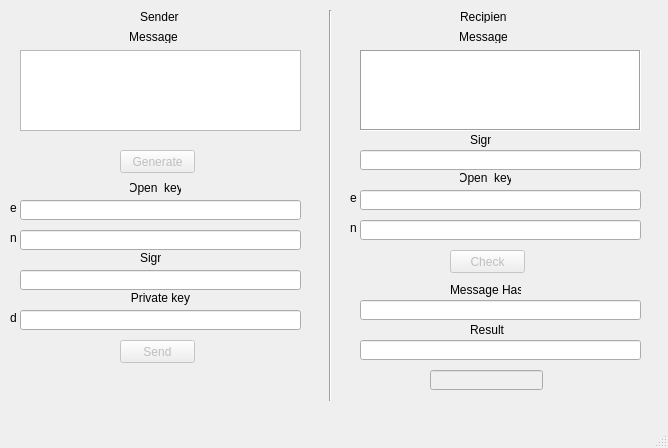
<?xml version="1.0" encoding="UTF-8"?>
<ui version="4.0">
 <class>MainWindow</class>
 <widget class="QMainWindow" name="MainWindow">
  <property name="enabled">
   <bool>true</bool>
  </property>
  <property name="geometry">
   <rect>
    <x>0</x>
    <y>0</y>
    <width>668</width>
    <height>448</height>
   </rect>
  </property>
  <property name="sizePolicy">
   <sizepolicy hsizetype="Fixed" vsizetype="Fixed">
    <horstretch>0</horstretch>
    <verstretch>0</verstretch>
   </sizepolicy>
  </property>
  <property name="minimumSize">
   <size>
    <width>668</width>
    <height>448</height>
   </size>
  </property>
  <property name="maximumSize">
   <size>
    <width>668</width>
    <height>448</height>
   </size>
  </property>
  <property name="windowTitle">
   <string>RSA ЭЦП</string>
  </property>
  <widget class="QWidget" name="centralwidget">
   <property name="sizePolicy">
    <sizepolicy hsizetype="Minimum" vsizetype="Minimum">
     <horstretch>0</horstretch>
     <verstretch>0</verstretch>
    </sizepolicy>
   </property>
   <widget class="QLabel" name="sendingMessageLabel">
    <property name="geometry">
     <rect>
      <x>130</x>
      <y>30</y>
      <width>47</width>
      <height>13</height>
     </rect>
    </property>
    <property name="text">
     <string>Message</string>
    </property>
    <property name="alignment">
     <set>Qt::AlignCenter</set>
    </property>
   </widget>
   <widget class="QLineEdit" name="sign2LineEdit">
    <property name="geometry">
     <rect>
      <x>360</x>
      <y>150</y>
      <width>281</width>
      <height>20</height>
     </rect>
    </property>
    <property name="focusPolicy">
     <enum>Qt::ClickFocus</enum>
    </property>
    <property name="contextMenuPolicy">
     <enum>Qt::NoContextMenu</enum>
    </property>
    <property name="readOnly">
     <bool>true</bool>
    </property>
   </widget>
   <widget class="QLineEdit" name="answerLineEdit">
    <property name="enabled">
     <bool>false</bool>
    </property>
    <property name="geometry">
     <rect>
      <x>430</x>
      <y>370</y>
      <width>113</width>
      <height>20</height>
     </rect>
    </property>
    <property name="font">
     <font>
      <pointsize>10</pointsize>
      <weight>75</weight>
      <italic>true</italic>
      <bold>true</bold>
     </font>
    </property>
    <property name="focusPolicy">
     <enum>Qt::NoFocus</enum>
    </property>
    <property name="alignment">
     <set>Qt::AlignCenter</set>
    </property>
    <property name="readOnly">
     <bool>true</bool>
    </property>
   </widget>
   <widget class="QLineEdit" name="resultLineEdit">
    <property name="geometry">
     <rect>
      <x>360</x>
      <y>340</y>
      <width>281</width>
      <height>20</height>
     </rect>
    </property>
    <property name="focusPolicy">
     <enum>Qt::NoFocus</enum>
    </property>
    <property name="contextMenuPolicy">
     <enum>Qt::NoContextMenu</enum>
    </property>
    <property name="text">
     <string/>
    </property>
    <property name="readOnly">
     <bool>true</bool>
    </property>
   </widget>
   <widget class="QLineEdit" name="dLineEdit">
    <property name="geometry">
     <rect>
      <x>20</x>
      <y>310</y>
      <width>281</width>
      <height>20</height>
     </rect>
    </property>
    <property name="sizePolicy">
     <sizepolicy hsizetype="MinimumExpanding" vsizetype="Fixed">
      <horstretch>0</horstretch>
      <verstretch>0</verstretch>
     </sizepolicy>
    </property>
    <property name="mouseTracking">
     <bool>false</bool>
    </property>
    <property name="focusPolicy">
     <enum>Qt::NoFocus</enum>
    </property>
    <property name="contextMenuPolicy">
     <enum>Qt::NoContextMenu</enum>
    </property>
    <property name="readOnly">
     <bool>true</bool>
    </property>
   </widget>
   <widget class="QPushButton" name="checkButton">
    <property name="enabled">
     <bool>false</bool>
    </property>
    <property name="geometry">
     <rect>
      <x>450</x>
      <y>250</y>
      <width>75</width>
      <height>23</height>
     </rect>
    </property>
    <property name="text">
     <string>Check</string>
    </property>
   </widget>
   <widget class="QLabel" name="privKeyLabel">
    <property name="geometry">
     <rect>
      <x>130</x>
      <y>290</y>
      <width>61</width>
      <height>16</height>
     </rect>
    </property>
    <property name="text">
     <string>Private key</string>
    </property>
    <property name="alignment">
     <set>Qt::AlignCenter</set>
    </property>
   </widget>
   <widget class="QLabel" name="nLabel">
    <property name="geometry">
     <rect>
      <x>10</x>
      <y>230</y>
      <width>16</width>
      <height>16</height>
     </rect>
    </property>
    <property name="text">
     <string>n</string>
    </property>
   </widget>
   <widget class="QLabel" name="senderLabel">
    <property name="geometry">
     <rect>
      <x>140</x>
      <y>10</y>
      <width>47</width>
      <height>13</height>
     </rect>
    </property>
    <property name="text">
     <string>Sender</string>
    </property>
   </widget>
   <widget class="QLineEdit" name="nLineEdit">
    <property name="geometry">
     <rect>
      <x>20</x>
      <y>230</y>
      <width>281</width>
      <height>20</height>
     </rect>
    </property>
    <property name="sizePolicy">
     <sizepolicy hsizetype="MinimumExpanding" vsizetype="Fixed">
      <horstretch>0</horstretch>
      <verstretch>0</verstretch>
     </sizepolicy>
    </property>
    <property name="mouseTracking">
     <bool>false</bool>
    </property>
    <property name="focusPolicy">
     <enum>Qt::NoFocus</enum>
    </property>
    <property name="contextMenuPolicy">
     <enum>Qt::NoContextMenu</enum>
    </property>
    <property name="readOnly">
     <bool>true</bool>
    </property>
   </widget>
   <widget class="QTextEdit" name="sentMessageTextEdit">
    <property name="geometry">
     <rect>
      <x>360</x>
      <y>50</y>
      <width>281</width>
      <height>81</height>
     </rect>
    </property>
    <property name="sizePolicy">
     <sizepolicy hsizetype="Fixed" vsizetype="Fixed">
      <horstretch>0</horstretch>
      <verstretch>0</verstretch>
     </sizepolicy>
    </property>
    <property name="mouseTracking">
     <bool>false</bool>
    </property>
    <property name="focusPolicy">
     <enum>Qt::ClickFocus</enum>
    </property>
    <property name="contextMenuPolicy">
     <enum>Qt::NoContextMenu</enum>
    </property>
    <property name="frameShape">
     <enum>QFrame::Box</enum>
    </property>
    <property name="verticalScrollBarPolicy">
     <enum>Qt::ScrollBarAlwaysOff</enum>
    </property>
    <property name="horizontalScrollBarPolicy">
     <enum>Qt::ScrollBarAlwaysOff</enum>
    </property>
    <property name="tabChangesFocus">
     <bool>true</bool>
    </property>
    <property name="undoRedoEnabled">
     <bool>false</bool>
    </property>
    <property name="readOnly">
     <bool>false</bool>
    </property>
   </widget>
   <widget class="QLabel" name="dLabel">
    <property name="geometry">
     <rect>
      <x>10</x>
      <y>310</y>
      <width>16</width>
      <height>16</height>
     </rect>
    </property>
    <property name="text">
     <string>d</string>
    </property>
   </widget>
   <widget class="QLabel" name="eLabel_2">
    <property name="geometry">
     <rect>
      <x>350</x>
      <y>190</y>
      <width>16</width>
      <height>16</height>
     </rect>
    </property>
    <property name="text">
     <string>e</string>
    </property>
   </widget>
   <widget class="QLabel" name="opKeyLable_2">
    <property name="geometry">
     <rect>
      <x>460</x>
      <y>170</y>
      <width>51</width>
      <height>16</height>
     </rect>
    </property>
    <property name="text">
     <string>Open  key</string>
    </property>
    <property name="alignment">
     <set>Qt::AlignCenter</set>
    </property>
   </widget>
   <widget class="QLabel" name="signLabel">
    <property name="geometry">
     <rect>
      <x>140</x>
      <y>250</y>
      <width>21</width>
      <height>16</height>
     </rect>
    </property>
    <property name="text">
     <string>Sign</string>
    </property>
   </widget>
   <widget class="QLabel" name="resultLabel">
    <property name="geometry">
     <rect>
      <x>470</x>
      <y>320</y>
      <width>41</width>
      <height>20</height>
     </rect>
    </property>
    <property name="text">
     <string>Result</string>
    </property>
   </widget>
   <widget class="QLineEdit" name="signLineEdit">
    <property name="geometry">
     <rect>
      <x>20</x>
      <y>270</y>
      <width>281</width>
      <height>20</height>
     </rect>
    </property>
    <property name="focusPolicy">
     <enum>Qt::NoFocus</enum>
    </property>
    <property name="contextMenuPolicy">
     <enum>Qt::NoContextMenu</enum>
    </property>
    <property name="readOnly">
     <bool>true</bool>
    </property>
   </widget>
   <widget class="QLabel" name="hashLabel">
    <property name="geometry">
     <rect>
      <x>450</x>
      <y>280</y>
      <width>71</width>
      <height>20</height>
     </rect>
    </property>
    <property name="text">
     <string>Message Hash</string>
    </property>
   </widget>
   <widget class="QLineEdit" name="eLineEdit2">
    <property name="geometry">
     <rect>
      <x>360</x>
      <y>190</y>
      <width>281</width>
      <height>20</height>
     </rect>
    </property>
    <property name="sizePolicy">
     <sizepolicy hsizetype="MinimumExpanding" vsizetype="Fixed">
      <horstretch>0</horstretch>
      <verstretch>0</verstretch>
     </sizepolicy>
    </property>
    <property name="mouseTracking">
     <bool>false</bool>
    </property>
    <property name="focusPolicy">
     <enum>Qt::ClickFocus</enum>
    </property>
    <property name="contextMenuPolicy">
     <enum>Qt::NoContextMenu</enum>
    </property>
    <property name="readOnly">
     <bool>true</bool>
    </property>
   </widget>
   <widget class="QTextEdit" name="sendingMessageTextEdit">
    <property name="geometry">
     <rect>
      <x>20</x>
      <y>50</y>
      <width>281</width>
      <height>81</height>
     </rect>
    </property>
    <property name="sizePolicy">
     <sizepolicy hsizetype="Fixed" vsizetype="Fixed">
      <horstretch>0</horstretch>
      <verstretch>0</verstretch>
     </sizepolicy>
    </property>
    <property name="contextMenuPolicy">
     <enum>Qt::NoContextMenu</enum>
    </property>
    <property name="verticalScrollBarPolicy">
     <enum>Qt::ScrollBarAlwaysOff</enum>
    </property>
    <property name="horizontalScrollBarPolicy">
     <enum>Qt::ScrollBarAlwaysOff</enum>
    </property>
    <property name="tabChangesFocus">
     <bool>true</bool>
    </property>
    <property name="undoRedoEnabled">
     <bool>false</bool>
    </property>
    <property name="lineWrapMode">
     <enum>QTextEdit::WidgetWidth</enum>
    </property>
   </widget>
   <widget class="QLabel" name="sentMessageLabel">
    <property name="geometry">
     <rect>
      <x>460</x>
      <y>30</y>
      <width>47</width>
      <height>13</height>
     </rect>
    </property>
    <property name="text">
     <string>Message</string>
    </property>
    <property name="alignment">
     <set>Qt::AlignCenter</set>
    </property>
   </widget>
   <widget class="QLineEdit" name="eLineEdit">
    <property name="geometry">
     <rect>
      <x>20</x>
      <y>200</y>
      <width>281</width>
      <height>20</height>
     </rect>
    </property>
    <property name="sizePolicy">
     <sizepolicy hsizetype="MinimumExpanding" vsizetype="Fixed">
      <horstretch>0</horstretch>
      <verstretch>0</verstretch>
     </sizepolicy>
    </property>
    <property name="mouseTracking">
     <bool>false</bool>
    </property>
    <property name="focusPolicy">
     <enum>Qt::NoFocus</enum>
    </property>
    <property name="contextMenuPolicy">
     <enum>Qt::NoContextMenu</enum>
    </property>
    <property name="readOnly">
     <bool>true</bool>
    </property>
   </widget>
   <widget class="QLabel" name="opKeyLable">
    <property name="geometry">
     <rect>
      <x>130</x>
      <y>180</y>
      <width>51</width>
      <height>16</height>
     </rect>
    </property>
    <property name="text">
     <string>Open  key</string>
    </property>
    <property name="alignment">
     <set>Qt::AlignCenter</set>
    </property>
   </widget>
   <widget class="QLineEdit" name="hashLineEdit">
    <property name="geometry">
     <rect>
      <x>360</x>
      <y>300</y>
      <width>281</width>
      <height>20</height>
     </rect>
    </property>
    <property name="focusPolicy">
     <enum>Qt::NoFocus</enum>
    </property>
    <property name="contextMenuPolicy">
     <enum>Qt::NoContextMenu</enum>
    </property>
    <property name="readOnly">
     <bool>true</bool>
    </property>
   </widget>
   <widget class="QPushButton" name="sendButton">
    <property name="enabled">
     <bool>false</bool>
    </property>
    <property name="geometry">
     <rect>
      <x>120</x>
      <y>340</y>
      <width>75</width>
      <height>23</height>
     </rect>
    </property>
    <property name="sizePolicy">
     <sizepolicy hsizetype="Fixed" vsizetype="Fixed">
      <horstretch>0</horstretch>
      <verstretch>0</verstretch>
     </sizepolicy>
    </property>
    <property name="text">
     <string>Send</string>
    </property>
    <property name="checkable">
     <bool>false</bool>
    </property>
    <property name="flat">
     <bool>false</bool>
    </property>
   </widget>
   <widget class="QLabel" name="eLabel">
    <property name="geometry">
     <rect>
      <x>10</x>
      <y>200</y>
      <width>16</width>
      <height>16</height>
     </rect>
    </property>
    <property name="text">
     <string>e</string>
    </property>
   </widget>
   <widget class="QLabel" name="sign2Label">
    <property name="geometry">
     <rect>
      <x>470</x>
      <y>130</y>
      <width>21</width>
      <height>20</height>
     </rect>
    </property>
    <property name="text">
     <string>Sign</string>
    </property>
   </widget>
   <widget class="QLineEdit" name="nLineEdit2">
    <property name="geometry">
     <rect>
      <x>360</x>
      <y>220</y>
      <width>281</width>
      <height>20</height>
     </rect>
    </property>
    <property name="sizePolicy">
     <sizepolicy hsizetype="MinimumExpanding" vsizetype="Fixed">
      <horstretch>0</horstretch>
      <verstretch>0</verstretch>
     </sizepolicy>
    </property>
    <property name="mouseTracking">
     <bool>false</bool>
    </property>
    <property name="focusPolicy">
     <enum>Qt::ClickFocus</enum>
    </property>
    <property name="contextMenuPolicy">
     <enum>Qt::NoContextMenu</enum>
    </property>
    <property name="readOnly">
     <bool>true</bool>
    </property>
   </widget>
   <widget class="QPushButton" name="generateButton">
    <property name="enabled">
     <bool>false</bool>
    </property>
    <property name="geometry">
     <rect>
      <x>120</x>
      <y>150</y>
      <width>75</width>
      <height>23</height>
     </rect>
    </property>
    <property name="text">
     <string>Generate</string>
    </property>
    <property name="checkable">
     <bool>false</bool>
    </property>
    <property name="checked">
     <bool>false</bool>
    </property>
   </widget>
   <widget class="Line" name="line">
    <property name="geometry">
     <rect>
      <x>320</x>
      <y>10</y>
      <width>20</width>
      <height>391</height>
     </rect>
    </property>
    <property name="orientation">
     <enum>Qt::Vertical</enum>
    </property>
   </widget>
   <widget class="QLabel" name="recipientLabel">
    <property name="geometry">
     <rect>
      <x>460</x>
      <y>10</y>
      <width>47</width>
      <height>13</height>
     </rect>
    </property>
    <property name="text">
     <string>Recipient</string>
    </property>
   </widget>
   <widget class="QLabel" name="nLabel_2">
    <property name="geometry">
     <rect>
      <x>350</x>
      <y>220</y>
      <width>16</width>
      <height>16</height>
     </rect>
    </property>
    <property name="text">
     <string>n</string>
    </property>
   </widget>
  </widget>
  <widget class="QMenuBar" name="menubar">
   <property name="geometry">
    <rect>
     <x>0</x>
     <y>0</y>
     <width>668</width>
     <height>21</height>
    </rect>
   </property>
  </widget>
  <widget class="QStatusBar" name="statusbar"/>
 </widget>
 <resources/>
 <connections/>
</ui>
